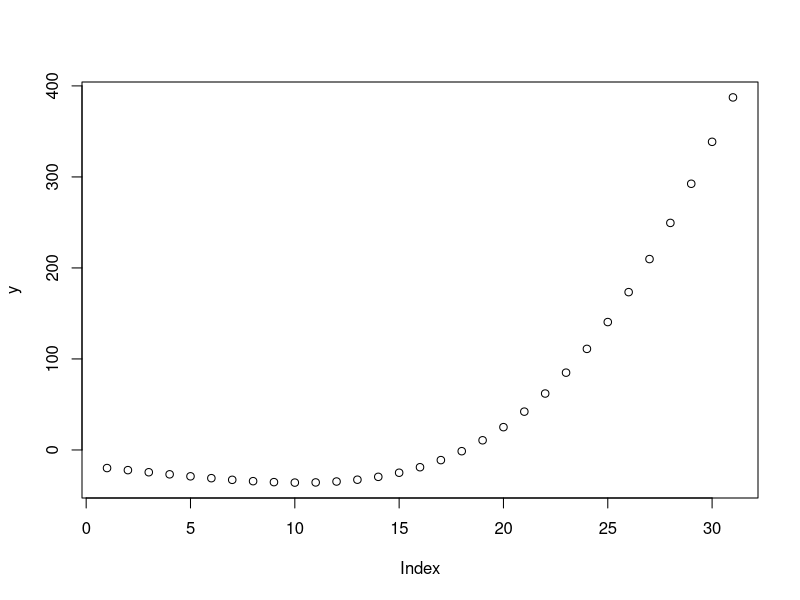
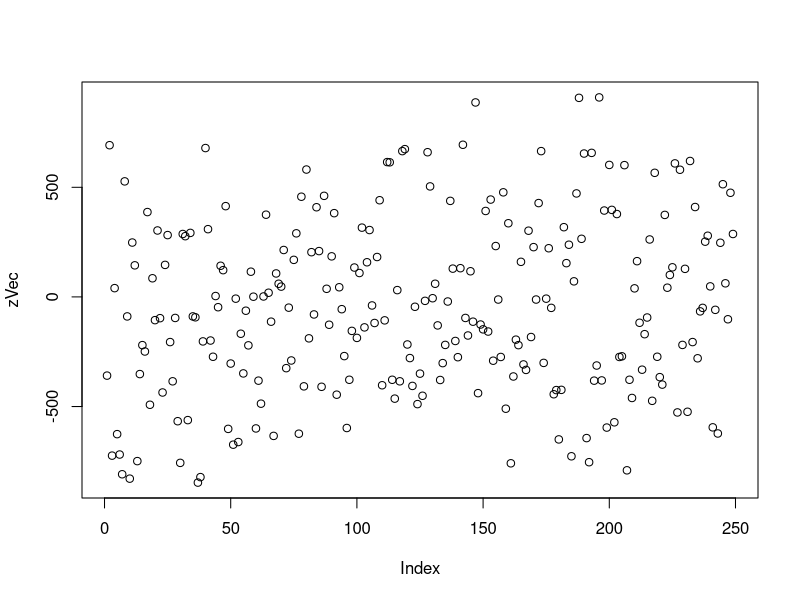
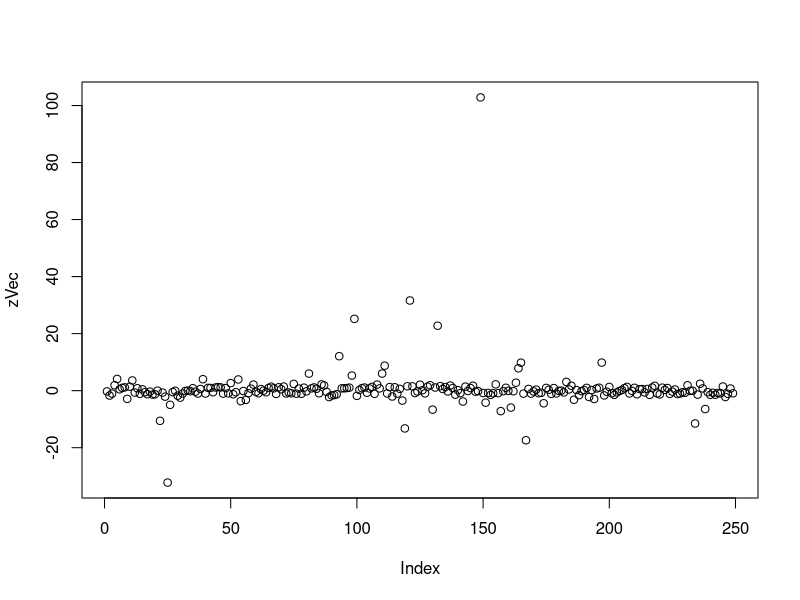
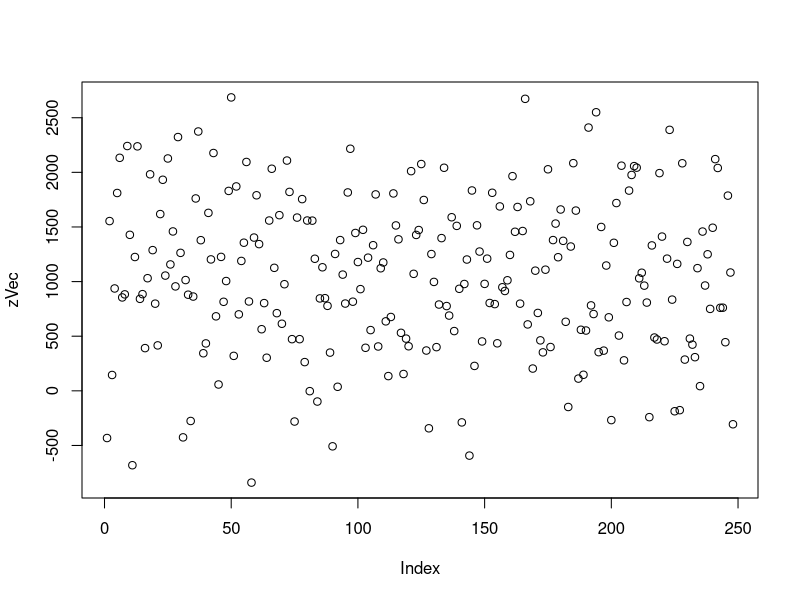
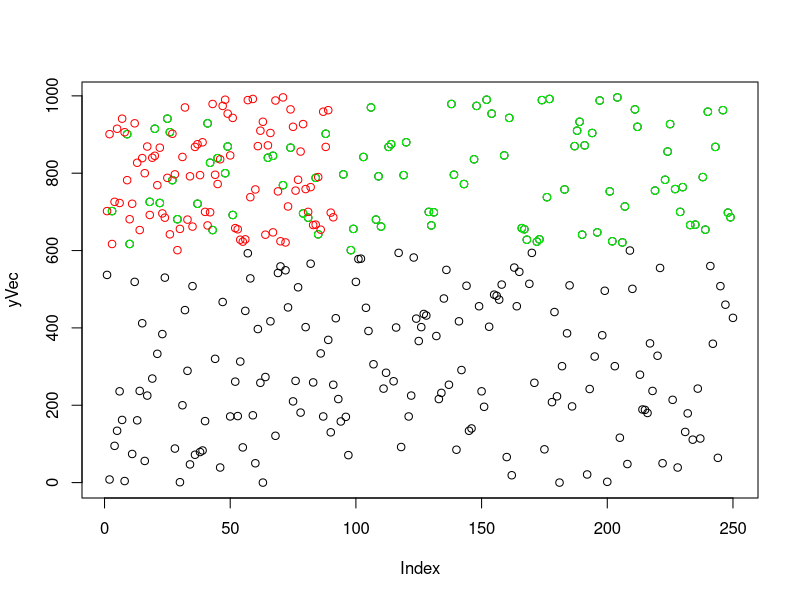
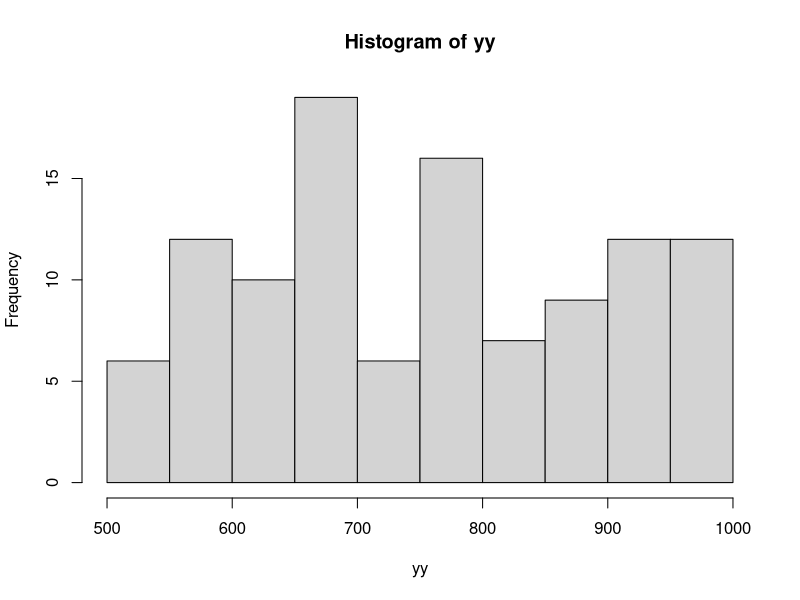
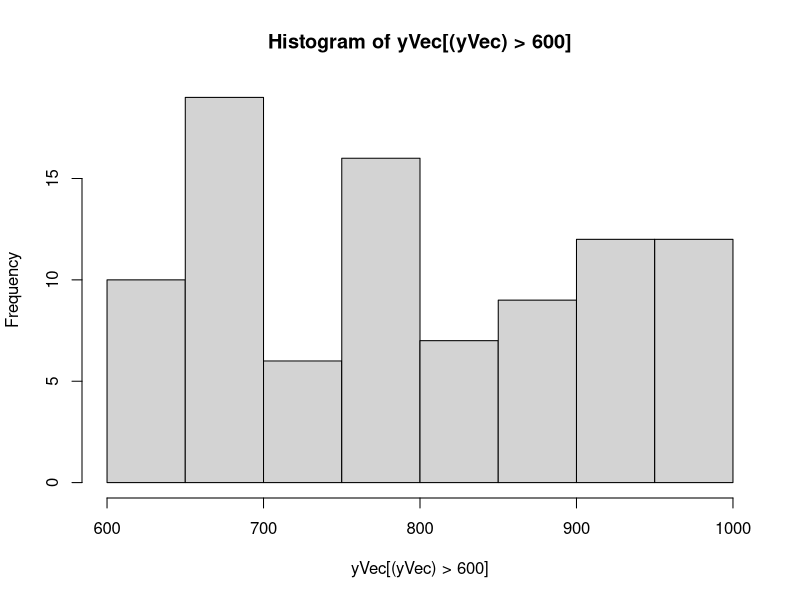
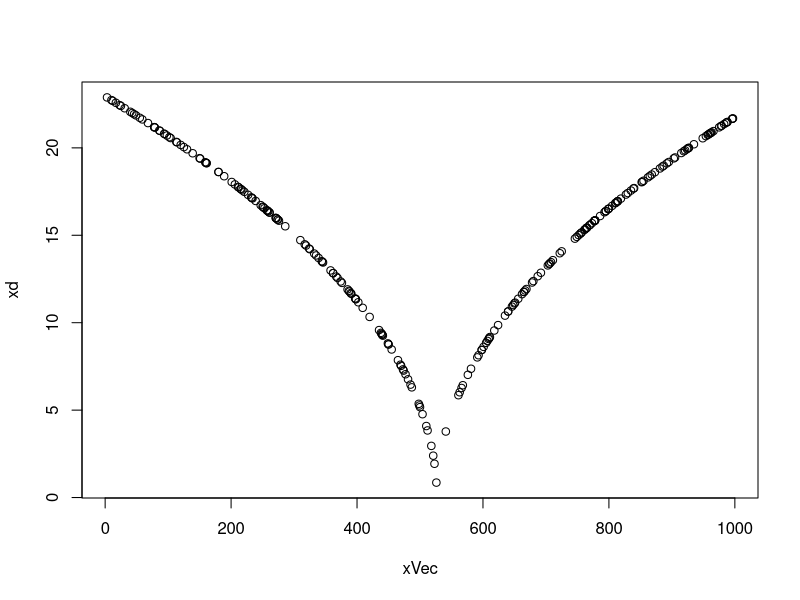

The R script that drew these images, in order:
## ---- chunk 1
library(ggplot2)
options(digits = 5)
## ---- chunk 2
#creat the vectors
c(1:20)

c(20:1)


c(1:20,19:1)

tmp <- c(4,6,3)

rep(tmp,10)
?rep
rep(tmp,10,length.out = 28)

rep(tmp,10,len = 28)

c(rep(4,10),rep(6,20),rep(3,30))
rep(tmp,c(10,20,30))#hahahah!!
## ---- chunk 3
x <- 0.1 * c(30:60)
x <- seq(3,6,by = 0.1)
y <- exp(x)*cos(x)
plot(y)
## ---- chunk 4
#a
a <- rep(c(.1,.2),12)
b <- rep(3*c(1:12), each = 2)-rep(c(0,2),12)
a^b

#b
a <- c(1:25)
(2^a)/a
## ---- chunk 5
#a
tmp <- c(10:100)
sum(tmp^3 + 4*tmp^2)

#b
i <- c(1:25)
sum((2^i)/i + (3^i)/(i^2))
## ---- chunk 6
#a
?paste
nth <- paste0(1:12, c("st", "nd", "rd", rep("th", 9)))
paste("label", 1:30)

#b
paste0("fn",1:30)
paste("fn", 1:30, sep = "")#both work
## ---- chunk 7
set.seed(50)
xVec <- sample(0:999, 250, replace=T)
yVec <- sample(0:999, 250, replace=T)

#a
i <- c(1:249)
zVec <- yVec[i+1] - xVec[i]
plot(zVec)

#b
zVec <- sin(yVec[i])/cos(xVec[i+1])
plot(zVec)

#c
i <- c(1:248)
zVec <- xVec[i]+2*xVec[i+1]-xVec[i+2]
plot(zVec)

#d
i <- c(1:249)
sum((exp(1)^-xVec[i+1])/(xVec[i]+10))

## ---- chunk 8
#a
yy <-sort(yVec)
yy <- yy[142:250]

yVec[(yVec)>600]#better approach

#plot
plot(yVec)
t <- 1*(yVec >600)
t[t== 0] <- NA
points(yVec*t,col = "green")
points(yVec[(yVec)>600], col = "red")#this actually makes no sense

hist(yy)
hist(yVec[(yVec)>600])

#b
order(yVec)[142:250]

sort(yVec,index.return = TRUE)$ix[sort(yVec,index.return = TRUE)$x>600]#better approach

order(yVec)[sort(yVec)>600]#better than better approach

#c
index <-order(yVec)[sort(yVec)>600]

xc <- xVec[index]
xc

#d
xbar <- mean(xVec)
xd <- abs(xVec - xbar)^0.5
xd
plot(xVec,xd)

#e
sum(1*(yVec > max(yVec) -200))

#f
sum(xVec%%2)

#g
xVec[order(yVec)]
plot(xVec[order(yVec)])

#h
i <- 1+3*c(0:83)
yVec[i]
## ---- chunk 9
i <- c(1:19)
1 + sum(cumprod(2*i/(2*i+1)))
